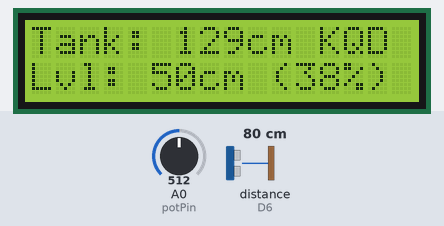
Bench run of a sketch on a simulated ESP8266 (NodeMCU). On the bench: 16×2 character LCD. Wiring (inferred from the names in the program): ultrasonic range finder: trigger D5; echo D6. Inputs (shaded band) come from the test bench; at power-on: distance to the obstacle (sensor on D6) 80 cm, A0 (potPin) = 512. The echo pulse lasts 58.3 µs per cm.

Above: at 2.2 s.
2.3 s: distance to the obstacle (sensor on D6) set to 2 cm
At 4.4 s:
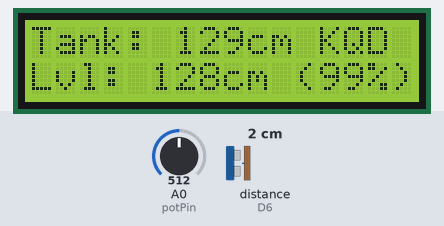
5.0 s: A0 (potPin) set to 18
At 6.7 s:
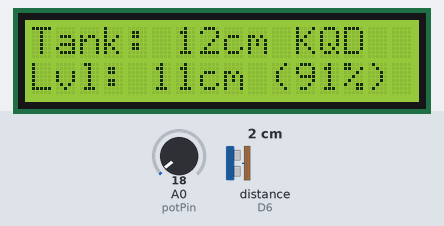
7.3 s: A0 (potPin) set to 14
At 8.6 s:
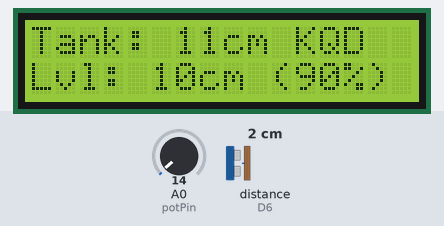
9.5 s: distance to the obstacle (sensor on D6) set to 9 cm
At 11.5 s:
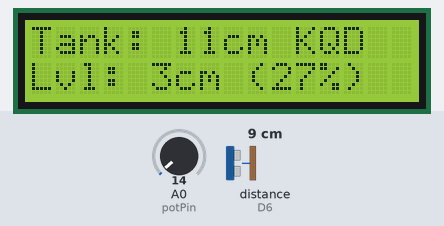
11.8 s: distance to the obstacle (sensor on D6) set to 13 cm
At 13.7 s:
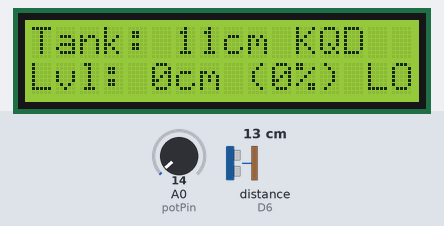
14.1 s: A0 (potPin) set to 0
At 15.6 s:
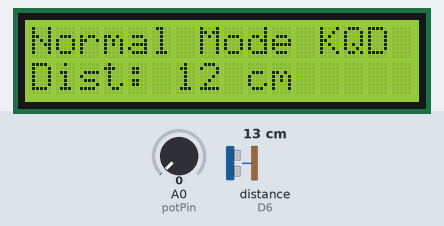
Timing chart, 0 to 17.1 s (numbered marks = the images above; inputs shaded):
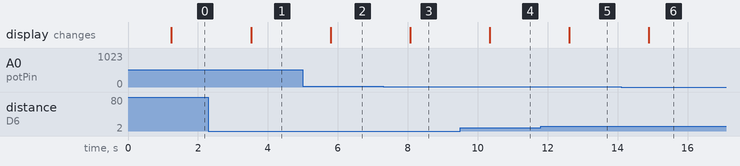

Measured:
- the behaviour switches between 17 and 16 on A0 (potPin) (found by bisection; images 2 and 3)
- the behaviour switches between 10 and 11 cm on distance to the obstacle (sensor on D6) (found by bisection; images 4 and 5)
- after the input at 2.3 s, the display: changes after 1.2 s (image 1)
- after the input at 5.0 s, the display: changes after 0.80 s (image 2)
- after the input at 7.3 s, the display: changes after 0.78 s (image 3)
- after the input at 9.5 s, the display: changes after 0.85 s (image 4)
- after the input at 11.8 s, the display: changes after 0.82 s (image 5)
- after the input at 14.1 s, the display: changes after 0.79 s (image 6)

The sketch:

KQD.ino
```cpp
#include <Wire.h>
#include <LiquidCrystal_I2C.h>

LiquidCrystal_I2C lcd(0x27, 16, 2);

const int trigPin = D5;
const int echoPin = D6;
const int potPin = A0;
const int limitSwitchPin = D3;

const int potThreshold = 10;
const int tankMinHeight = 10;
int tankMaxHeight = 250;

void setup() {
  Serial.begin(115200);
  Wire.begin(D2, D1);
  pinMode(trigPin, OUTPUT);
  pinMode(echoPin, INPUT);
  pinMode(limitSwitchPin, INPUT_PULLUP);

  lcd.begin(16, 2);
  lcd.backlight();
  lcd.print("Tank Level KQD");
  delay(1000);
}

long measureDistanceCM() {
  const int samples = 5;
  long readings[samples];

  for (int i = 0; i < samples; i++) {
    digitalWrite(trigPin, LOW);
    delayMicroseconds(2);
    digitalWrite(trigPin, HIGH);
    delayMicroseconds(10);
    digitalWrite(trigPin, LOW);

    long duration = pulseIn(echoPin, HIGH, 30000);
    readings[i] = (duration == 0) ? -1 : (duration * 0.034 / 2);
    delay(20);
  }

  for (int i = 0; i < samples-1; i++) {
    for (int j = i+1; j < samples; j++) {
      if (readings[j] < readings[i]) {
        long temp = readings[i];
        readings[i] = readings[j];
        readings[j] = temp;
      }
    }
  }
  return readings[samples/2];
}

void calibrateTank() {
  lcd.clear();
  lcd.print("Calibrating...");

  long measuredHeight = measureDistanceCM();
  if (measuredHeight == -1) {
    lcd.clear();
    lcd.print("Sensor Error!");
    delay(2000);
    return;
  }

  tankMaxHeight = measuredHeight;
  lcd.clear();
  lcd.print("Calibrated!");
  lcd.setCursor(0, 1);
  lcd.print("Max: ");
  lcd.print(tankMaxHeight);
  lcd.print("cm");
  delay(2000);
}

void loop() {
  int potValue = analogRead(potPin);
  long distance = measureDistanceCM();

  if (potValue >= potThreshold &&
      map(potValue, potThreshold, 1023, tankMinHeight, tankMaxHeight) == tankMaxHeight &&
      digitalRead(limitSwitchPin) == LOW) {
    calibrateTank();
    delay(500);
  }

  lcd.clear();

  if (distance == -1) {
    lcd.setCursor(0, 0);
    lcd.print("No sensor data");
    lcd.setCursor(0, 1);
    lcd.print("Check wiring");
  }
  else if (potValue < potThreshold) {
    lcd.setCursor(0, 0);
    lcd.print("Normal Mode KQD");
    lcd.setCursor(0, 1);
    lcd.print("Dist: ");
    lcd.print(distance);
    lcd.print(" cm");
  }
  else {
    int tankHeight = map(potValue, potThreshold, 1023, tankMinHeight, tankMaxHeight);
    tankHeight = constrain(tankHeight, tankMinHeight, tankMaxHeight);

    if (distance > tankHeight) distance = tankHeight;
    int waterLevel = tankHeight - distance;
    waterLevel = constrain(waterLevel, 0, tankHeight);
    int percentFull = (waterLevel * 100) / tankHeight;

    lcd.setCursor(0, 0);
    lcd.print("Tank: ");
    lcd.print(tankHeight);
    lcd.print("cm KQD");

    lcd.setCursor(0, 1);
    lcd.print("Lvl: ");
    lcd.print(waterLevel);
    lcd.print("cm (");
    lcd.print(percentFull);
    lcd.print("%)");

    if (percentFull < 10) lcd.print(" LOW!");
    else if (percentFull > 90) lcd.print(" FULL!");
  }

  delay(1000);
}
```
